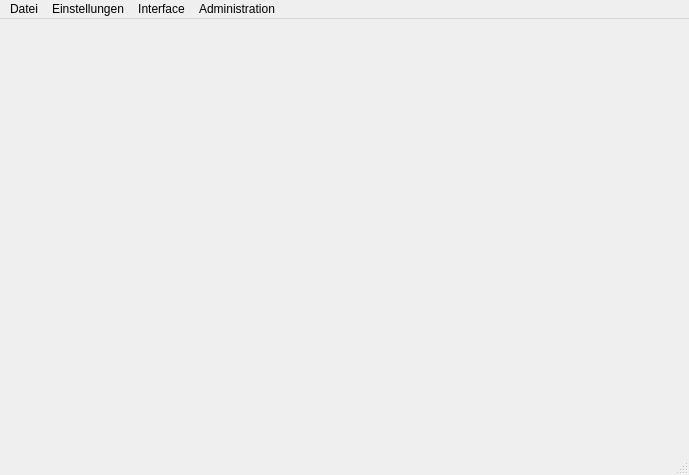
<?xml version="1.0" encoding="UTF-8"?>
<ui version="4.0">
 <class>MainWindow</class>
 <widget class="QMainWindow" name="MainWindow">
  <property name="geometry">
   <rect>
    <x>0</x>
    <y>0</y>
    <width>689</width>
    <height>475</height>
   </rect>
  </property>
  <property name="windowTitle">
   <string>MainWindow</string>
  </property>
  <widget class="QWidget" name="centralwidget"/>
  <widget class="QMenuBar" name="menubar">
   <property name="geometry">
    <rect>
     <x>0</x>
     <y>0</y>
     <width>689</width>
     <height>33</height>
    </rect>
   </property>
   <widget class="QMenu" name="file_menu">
    <property name="title">
     <string>Datei</string>
    </property>
    <addaction name="browser_action"/>
    <addaction name="lock_action"/>
    <addaction name="separator"/>
    <addaction name="quit_action"/>
   </widget>
   <widget class="QMenu" name="interface_menu">
    <property name="title">
     <string>Interface</string>
    </property>
    <widget class="QMenu" name="logs_menu">
     <property name="title">
      <string>Server Logs</string>
     </property>
     <addaction name="api_logs_2"/>
     <addaction name="site_logs_2"/>
     <addaction name="worker_logs_2"/>
    </widget>
    <addaction name="dashboard_interface"/>
    <addaction name="control_interface"/>
    <addaction name="console_interface"/>
    <addaction name="logs_menu"/>
    <addaction name="separator"/>
    <addaction name="env_interface"/>
    <addaction name="env_group_interface"/>
    <addaction name="dev_token_interface"/>
    <addaction name="separator"/>
    <addaction name="sandbox_interface"/>
   </widget>
   <widget class="QMenu" name="settings_menu">
    <property name="title">
     <string>Einstellungen</string>
    </property>
    <addaction name="userdata_settings"/>
    <addaction name="twofa_settings"/>
    <addaction name="keypair_settings"/>
   </widget>
   <widget class="QMenu" name="administration_menu">
    <property name="title">
     <string>Administration</string>
    </property>
    <addaction name="confirm_administration"/>
    <addaction name="action_history"/>
    <addaction name="invite_administration"/>
    <addaction name="separator"/>
    <addaction name="my_queue_administration"/>
   </widget>
   <addaction name="file_menu"/>
   <addaction name="settings_menu"/>
   <addaction name="interface_menu"/>
   <addaction name="administration_menu"/>
  </widget>
  <widget class="QStatusBar" name="statusbar">
   <property name="font">
    <font>
     <pointsize>10</pointsize>
     <bold>true</bold>
    </font>
   </property>
   <property name="statusTip">
    <string/>
   </property>
   <property name="accessibleName">
    <string/>
   </property>
   <property name="accessibleDescription">
    <string/>
   </property>
   <property name="sizeGripEnabled">
    <bool>true</bool>
   </property>
  </widget>
  <action name="browser_action">
   <property name="text">
    <string>Browser</string>
   </property>
  </action>
  <action name="lock_action">
   <property name="text">
    <string>Sperren</string>
   </property>
  </action>
  <action name="quit_action">
   <property name="text">
    <string>Beenden</string>
   </property>
  </action>
  <action name="dashboard_interface">
   <property name="text">
    <string>Dashboard</string>
   </property>
  </action>
  <action name="control_interface">
   <property name="text">
    <string>Steuerung</string>
   </property>
  </action>
  <action name="console_interface">
   <property name="text">
    <string>Konsole</string>
   </property>
  </action>
  <action name="env_interface">
   <property name="text">
    <string>Umgebungsvariablen</string>
   </property>
  </action>
  <action name="env_group_interface">
   <property name="text">
    <string>Umgebungsgruppen</string>
   </property>
  </action>
  <action name="dev_token_interface">
   <property name="text">
    <string>Entwicklertokens</string>
   </property>
  </action>
  <action name="sandbox_interface">
   <property name="text">
    <string>Meine Sandbox</string>
   </property>
  </action>
  <action name="twofa_settings">
   <property name="text">
    <string>2FA einrichten</string>
   </property>
  </action>
  <action name="userdata_settings">
   <property name="text">
    <string>Benutzerdaten</string>
   </property>
  </action>
  <action name="keypair_settings">
   <property name="text">
    <string>Schlüsselpaar rotieren</string>
   </property>
  </action>
  <action name="confirm_administration">
   <property name="text">
    <string>Aktionen bestätigen</string>
   </property>
  </action>
  <action name="invite_administration">
   <property name="text">
    <string>Nutzer einladen</string>
   </property>
  </action>
  <action name="api_logs">
   <property name="text">
    <string>Admin API</string>
   </property>
  </action>
  <action name="site_logs">
   <property name="text">
    <string>Hauptseite</string>
   </property>
  </action>
  <action name="worker_logs">
   <property name="text">
    <string>Worker</string>
   </property>
  </action>
  <action name="my_queue_administration">
   <property name="text">
    <string>Meine Aktionen</string>
   </property>
  </action>
  <action name="api_logs_2">
   <property name="text">
    <string>API</string>
   </property>
  </action>
  <action name="site_logs_2">
   <property name="text">
    <string>Site</string>
   </property>
  </action>
  <action name="worker_logs_2">
   <property name="text">
    <string>Worker</string>
   </property>
  </action>
  <action name="action_history">
   <property name="text">
    <string>Aktionsverlauf</string>
   </property>
  </action>
 </widget>
 <resources/>
 <connections/>
</ui>
